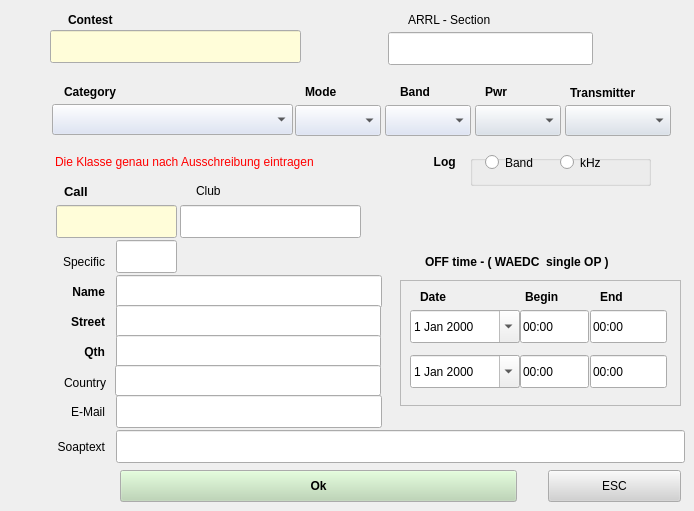
   <widget class="QWidget" name="page_2">
    <widget class="QLabel" name="label_6">
     <property name="geometry">
      <rect>
       <x>68</x>
       <y>8</y>
       <width>77</width>
       <height>23</height>
      </rect>
     </property>
     <property name="font">
      <font>
       <weight>75</weight>
       <bold>true</bold>
      </font>
     </property>
     <property name="text">
      <string>Contest</string>
     </property>
    </widget>
    <widget class="QLabel" name="label_7">
     <property name="geometry">
      <rect>
       <x>408</x>
       <y>8</y>
       <width>169</width>
       <height>23</height>
      </rect>
     </property>
     <property name="text">
      <string>ARRL - Section</string>
     </property>
    </widget>
    <widget class="QLineEdit" name="wContestName">
     <property name="geometry">
      <rect>
       <x>50</x>
       <y>30</y>
       <width>251</width>
       <height>33</height>
      </rect>
     </property>
     <property name="palette">
      <palette>
       <active>
        <colorrole role="Base">
         <brush brushstyle="SolidPattern">
          <color alpha="255">
           <red>255</red>
           <green>253</green>
           <blue>217</blue>
          </color>
         </brush>
        </colorrole>
       </active>
       <inactive>
        <colorrole role="Base">
         <brush brushstyle="SolidPattern">
          <color alpha="255">
           <red>255</red>
           <green>253</green>
           <blue>217</blue>
          </color>
         </brush>
        </colorrole>
       </inactive>
       <disabled>
        <colorrole role="Base">
         <brush brushstyle="SolidPattern">
          <color alpha="255">
           <red>244</red>
           <green>244</green>
           <blue>244</blue>
          </color>
         </brush>
        </colorrole>
       </disabled>
      </palette>
     </property>
     <property name="focusPolicy">
      <enum>Qt::NoFocus</enum>
     </property>
    </widget>
    <widget class="QLineEdit" name="wArrlSec">
     <property name="geometry">
      <rect>
       <x>388</x>
       <y>32</y>
       <width>205</width>
       <height>33</height>
      </rect>
     </property>
     <property name="text">
      <string/>
     </property>
    </widget>
    <widget class="QComboBox" name="BoxCategory">
     <property name="geometry">
      <rect>
       <x>52</x>
       <y>104</y>
       <width>241</width>
       <height>31</height>
      </rect>
     </property>
     <property name="palette">
      <palette>
       <active>
        <colorrole role="Button">
         <brush brushstyle="SolidPattern">
          <color alpha="255">
           <red>216</red>
           <green>224</green>
           <blue>244</blue>
          </color>
         </brush>
        </colorrole>
       </active>
       <inactive>
        <colorrole role="Button">
         <brush brushstyle="SolidPattern">
          <color alpha="255">
           <red>216</red>
           <green>224</green>
           <blue>244</blue>
          </color>
         </brush>
        </colorrole>
       </inactive>
       <disabled>
        <colorrole role="Button">
         <brush brushstyle="SolidPattern">
          <color alpha="255">
           <red>216</red>
           <green>224</green>
           <blue>244</blue>
          </color>
         </brush>
        </colorrole>
       </disabled>
      </palette>
     </property>
     <property name="font">
      <font>
       <weight>50</weight>
       <bold>false</bold>
      </font>
     </property>
     <property name="focusPolicy">
      <enum>Qt::NoFocus</enum>
     </property>
    </widget>
    <widget class="QLabel" name="label_8">
     <property name="geometry">
      <rect>
       <x>64</x>
       <y>80</y>
       <width>97</width>
       <height>23</height>
      </rect>
     </property>
     <property name="font">
      <font>
       <weight>75</weight>
       <bold>true</bold>
      </font>
     </property>
     <property name="text">
      <string>Category</string>
     </property>
    </widget>
    <widget class="QLabel" name="label_9">
     <property name="geometry">
      <rect>
       <x>400</x>
       <y>80</y>
       <width>61</width>
       <height>23</height>
      </rect>
     </property>
     <property name="font">
      <font>
       <weight>75</weight>
       <bold>true</bold>
      </font>
     </property>
     <property name="text">
      <string>Band</string>
     </property>
    </widget>
    <widget class="QLabel" name="label_10">
     <property name="geometry">
      <rect>
       <x>485</x>
       <y>80</y>
       <width>53</width>
       <height>23</height>
      </rect>
     </property>
     <property name="font">
      <font>
       <weight>75</weight>
       <bold>true</bold>
      </font>
     </property>
     <property name="text">
      <string>Pwr</string>
     </property>
    </widget>
    <widget class="QComboBox" name="BoxBand">
     <property name="geometry">
      <rect>
       <x>385</x>
       <y>105</y>
       <width>86</width>
       <height>31</height>
      </rect>
     </property>
     <property name="palette">
      <palette>
       <active>
        <colorrole role="Button">
         <brush brushstyle="SolidPattern">
          <color alpha="255">
           <red>216</red>
           <green>224</green>
           <blue>244</blue>
          </color>
         </brush>
        </colorrole>
       </active>
       <inactive>
        <colorrole role="Button">
         <brush brushstyle="SolidPattern">
          <color alpha="255">
           <red>216</red>
           <green>224</green>
           <blue>244</blue>
          </color>
         </brush>
        </colorrole>
       </inactive>
       <disabled>
        <colorrole role="Button">
         <brush brushstyle="SolidPattern">
          <color alpha="255">
           <red>216</red>
           <green>224</green>
           <blue>244</blue>
          </color>
         </brush>
        </colorrole>
       </disabled>
      </palette>
     </property>
     <property name="font">
      <font>
       <weight>50</weight>
       <bold>false</bold>
      </font>
     </property>
     <property name="focusPolicy">
      <enum>Qt::NoFocus</enum>
     </property>
    </widget>
    <widget class="QComboBox" name="BoxPwr">
     <property name="geometry">
      <rect>
       <x>475</x>
       <y>105</y>
       <width>86</width>
       <height>31</height>
      </rect>
     </property>
     <property name="palette">
      <palette>
       <active>
        <colorrole role="Button">
         <brush brushstyle="SolidPattern">
          <color alpha="255">
           <red>216</red>
           <green>224</green>
           <blue>234</blue>
          </color>
         </brush>
        </colorrole>
       </active>
       <inactive>
        <colorrole role="Button">
         <brush brushstyle="SolidPattern">
          <color alpha="255">
           <red>216</red>
           <green>224</green>
           <blue>234</blue>
          </color>
         </brush>
        </colorrole>
       </inactive>
       <disabled>
        <colorrole role="Button">
         <brush brushstyle="SolidPattern">
          <color alpha="255">
           <red>216</red>
           <green>224</green>
           <blue>234</blue>
          </color>
         </brush>
        </colorrole>
       </disabled>
      </palette>
     </property>
     <property name="font">
      <font>
       <weight>50</weight>
       <bold>false</bold>
      </font>
     </property>
     <property name="focusPolicy">
      <enum>Qt::NoFocus</enum>
     </property>
    </widget>
    <widget class="QLabel" name="label_11">
     <property name="geometry">
      <rect>
       <x>305</x>
       <y>80</y>
       <width>77</width>
       <height>23</height>
      </rect>
     </property>
     <property name="font">
      <font>
       <weight>75</weight>
       <bold>true</bold>
      </font>
     </property>
     <property name="text">
      <string>Mode</string>
     </property>
    </widget>
    <widget class="QLabel" name="label_12">
     <property name="geometry">
      <rect>
       <x>55</x>
       <y>150</y>
       <width>326</width>
       <height>23</height>
      </rect>
     </property>
     <property name="palette">
      <palette>
       <active>
        <colorrole role="WindowText">
         <brush brushstyle="SolidPattern">
          <color alpha="255">
           <red>255</red>
           <green>0</green>
           <blue>0</blue>
          </color>
         </brush>
        </colorrole>
       </active>
       <inactive>
        <colorrole role="WindowText">
         <brush brushstyle="SolidPattern">
          <color alpha="255">
           <red>255</red>
           <green>0</green>
           <blue>0</blue>
          </color>
         </brush>
        </colorrole>
       </inactive>
       <disabled>
        <colorrole role="WindowText">
         <brush brushstyle="SolidPattern">
          <color alpha="255">
           <red>126</red>
           <green>125</green>
           <blue>124</blue>
          </color>
         </brush>
        </colorrole>
       </disabled>
      </palette>
     </property>
     <property name="text">
      <string>Die Klasse genau nach Ausschreibung eintragen</string>
     </property>
    </widget>
    <widget class="QLabel" name="label_13">
     <property name="geometry">
      <rect>
       <x>64</x>
       <y>180</y>
       <width>61</width>
       <height>23</height>
      </rect>
     </property>
     <property name="font">
      <font>
       <pointsize>10</pointsize>
       <weight>75</weight>
       <bold>true</bold>
      </font>
     </property>
     <property name="text">
      <string>Call</string>
     </property>
    </widget>
    <widget class="QLabel" name="label_14">
     <property name="geometry">
      <rect>
       <x>196</x>
       <y>180</y>
       <width>46</width>
       <height>21</height>
      </rect>
     </property>
     <property name="text">
      <string>Club</string>
     </property>
    </widget>
    <widget class="QLineEdit" name="wCall">
     <property name="geometry">
      <rect>
       <x>56</x>
       <y>205</y>
       <width>121</width>
       <height>33</height>
      </rect>
     </property>
     <property name="palette">
      <palette>
       <active>
        <colorrole role="Base">
         <brush brushstyle="SolidPattern">
          <color alpha="255">
           <red>255</red>
           <green>253</green>
           <blue>217</blue>
          </color>
         </brush>
        </colorrole>
       </active>
       <inactive>
        <colorrole role="Base">
         <brush brushstyle="SolidPattern">
          <color alpha="255">
           <red>255</red>
           <green>253</green>
           <blue>217</blue>
          </color>
         </brush>
        </colorrole>
       </inactive>
       <disabled>
        <colorrole role="Base">
         <brush brushstyle="SolidPattern">
          <color alpha="255">
           <red>244</red>
           <green>244</green>
           <blue>244</blue>
          </color>
         </brush>
        </colorrole>
       </disabled>
      </palette>
     </property>
     <property name="font">
      <font>
       <pointsize>10</pointsize>
      </font>
     </property>
     <property name="focusPolicy">
      <enum>Qt::NoFocus</enum>
     </property>
    </widget>
    <widget class="QLineEdit" name="wClub">
     <property name="geometry">
      <rect>
       <x>180</x>
       <y>205</y>
       <width>181</width>
       <height>33</height>
      </rect>
     </property>
     <property name="font">
      <font>
       <weight>50</weight>
       <bold>false</bold>
      </font>
     </property>
    </widget>
    <widget class="QLabel" name="label_15">
     <property name="geometry">
      <rect>
       <x>28</x>
       <y>250</y>
       <width>77</width>
       <height>23</height>
      </rect>
     </property>
     <property name="font">
      <font>
       <weight>50</weight>
       <bold>false</bold>
      </font>
     </property>
     <property name="text">
      <string>Specific</string>
     </property>
     <property name="alignment">
      <set>Qt::AlignRight|Qt::AlignTrailing|Qt::AlignVCenter</set>
     </property>
    </widget>
    <widget class="QLineEdit" name="wSpecific">
     <property name="geometry">
      <rect>
       <x>116</x>
       <y>240</y>
       <width>61</width>
       <height>33</height>
      </rect>
     </property>
    </widget>
    <widget class="QLabel" name="label_16">
     <property name="geometry">
      <rect>
       <x>28</x>
       <y>280</y>
       <width>77</width>
       <height>23</height>
      </rect>
     </property>
     <property name="font">
      <font>
       <weight>75</weight>
       <bold>true</bold>
      </font>
     </property>
     <property name="text">
      <string>Name</string>
     </property>
     <property name="alignment">
      <set>Qt::AlignRight|Qt::AlignTrailing|Qt::AlignVCenter</set>
     </property>
    </widget>
    <widget class="QLabel" name="label_17">
     <property name="geometry">
      <rect>
       <x>28</x>
       <y>310</y>
       <width>77</width>
       <height>23</height>
      </rect>
     </property>
     <property name="font">
      <font>
       <weight>75</weight>
       <bold>true</bold>
      </font>
     </property>
     <property name="text">
      <string>Street</string>
     </property>
     <property name="alignment">
      <set>Qt::AlignRight|Qt::AlignTrailing|Qt::AlignVCenter</set>
     </property>
    </widget>
    <widget class="QLabel" name="label_18">
     <property name="geometry">
      <rect>
       <x>28</x>
       <y>340</y>
       <width>77</width>
       <height>23</height>
      </rect>
     </property>
     <property name="font">
      <font>
       <weight>75</weight>
       <bold>true</bold>
      </font>
     </property>
     <property name="text">
      <string>Qth</string>
     </property>
     <property name="alignment">
      <set>Qt::AlignRight|Qt::AlignTrailing|Qt::AlignVCenter</set>
     </property>
    </widget>
    <widget class="QLineEdit" name="wName">
     <property name="geometry">
      <rect>
       <x>116</x>
       <y>275</y>
       <width>266</width>
       <height>33</height>
      </rect>
     </property>
     <property name="font">
      <font>
       <weight>50</weight>
       <bold>false</bold>
      </font>
     </property>
    </widget>
    <widget class="QLineEdit" name="wStreet">
     <property name="geometry">
      <rect>
       <x>116</x>
       <y>305</y>
       <width>265</width>
       <height>33</height>
      </rect>
     </property>
     <property name="font">
      <font>
       <weight>50</weight>
       <bold>false</bold>
      </font>
     </property>
    </widget>
    <widget class="QLineEdit" name="wQth">
     <property name="geometry">
      <rect>
       <x>116</x>
       <y>335</y>
       <width>265</width>
       <height>33</height>
      </rect>
     </property>
     <property name="font">
      <font>
       <weight>50</weight>
       <bold>false</bold>
      </font>
     </property>
    </widget>
    <widget class="QLabel" name="label_19">
     <property name="geometry">
      <rect>
       <x>28</x>
       <y>400</y>
       <width>77</width>
       <height>23</height>
      </rect>
     </property>
     <property name="text">
      <string>E-Mail</string>
     </property>
     <property name="alignment">
      <set>Qt::AlignRight|Qt::AlignTrailing|Qt::AlignVCenter</set>
     </property>
    </widget>
    <widget class="QLabel" name="label_20">
     <property name="geometry">
      <rect>
       <x>16</x>
       <y>435</y>
       <width>89</width>
       <height>23</height>
      </rect>
     </property>
     <property name="text">
      <string>Soaptext</string>
     </property>
     <property name="alignment">
      <set>Qt::AlignRight|Qt::AlignTrailing|Qt::AlignVCenter</set>
     </property>
    </widget>
    <widget class="QLineEdit" name="wMail">
     <property name="geometry">
      <rect>
       <x>116</x>
       <y>395</y>
       <width>266</width>
       <height>33</height>
      </rect>
     </property>
     <property name="font">
      <font>
       <weight>50</weight>
       <bold>false</bold>
      </font>
     </property>
    </widget>
    <widget class="QLineEdit" name="wSoap">
     <property name="geometry">
      <rect>
       <x>116</x>
       <y>430</y>
       <width>569</width>
       <height>33</height>
      </rect>
     </property>
     <property name="font">
      <font>
       <weight>50</weight>
       <bold>false</bold>
      </font>
     </property>
    </widget>
    <widget class="QPushButton" name="ButtonExport">
     <property name="geometry">
      <rect>
       <x>120</x>
       <y>470</y>
       <width>397</width>
       <height>32</height>
      </rect>
     </property>
     <property name="palette">
      <palette>
       <active>
        <colorrole role="Button">
         <brush brushstyle="SolidPattern">
          <color alpha="255">
           <red>184</red>
           <green>213</green>
           <blue>176</blue>
          </color>
         </brush>
        </colorrole>
       </active>
       <inactive>
        <colorrole role="Button">
         <brush brushstyle="SolidPattern">
          <color alpha="255">
           <red>184</red>
           <green>213</green>
           <blue>176</blue>
          </color>
         </brush>
        </colorrole>
       </inactive>
       <disabled>
        <colorrole role="Button">
         <brush brushstyle="SolidPattern">
          <color alpha="255">
           <red>184</red>
           <green>213</green>
           <blue>176</blue>
          </color>
         </brush>
        </colorrole>
       </disabled>
      </palette>
     </property>
     <property name="font">
      <font>
       <weight>75</weight>
       <bold>true</bold>
      </font>
     </property>
     <property name="focusPolicy">
      <enum>Qt::NoFocus</enum>
     </property>
     <property name="text">
      <string>Ok</string>
     </property>
    </widget>
    <widget class="QPushButton" name="ButtonExit">
     <property name="geometry">
      <rect>
       <x>548</x>
       <y>470</y>
       <width>133</width>
       <height>32</height>
      </rect>
     </property>
     <property name="palette">
      <palette>
       <active>
        <colorrole role="Button">
         <brush brushstyle="SolidPattern">
          <color alpha="255">
           <red>209</red>
           <green>208</green>
           <blue>208</blue>
          </color>
         </brush>
        </colorrole>
       </active>
       <inactive>
        <colorrole role="Button">
         <brush brushstyle="SolidPattern">
          <color alpha="255">
           <red>209</red>
           <green>208</green>
           <blue>208</blue>
          </color>
         </brush>
        </colorrole>
       </inactive>
       <disabled>
        <colorrole role="Button">
         <brush brushstyle="SolidPattern">
          <color alpha="255">
           <red>209</red>
           <green>208</green>
           <blue>208</blue>
          </color>
         </brush>
        </colorrole>
       </disabled>
      </palette>
     </property>
     <property name="focusPolicy">
      <enum>Qt::NoFocus</enum>
     </property>
     <property name="text">
      <string>ESC</string>
     </property>
    </widget>
    <widget class="QLabel" name="label_21">
     <property name="geometry">
      <rect>
       <x>425</x>
       <y>250</y>
       <width>206</width>
       <height>23</height>
      </rect>
     </property>
     <property name="font">
      <font>
       <pointsize>9</pointsize>
       <weight>75</weight>
       <bold>true</bold>
      </font>
     </property>
     <property name="text">
      <string>OFF time - ( WAEDC  single OP )</string>
     </property>
    </widget>
    <widget class="QGroupBox" name="groupBox_2">
     <property name="geometry">
      <rect>
       <x>470</x>
       <y>155</y>
       <width>181</width>
       <height>31</height>
      </rect>
     </property>
     <property name="title">
      <string/>
     </property>
     <property name="flat">
      <bool>true</bool>
     </property>
     <widget class="QRadioButton" name="radioButton_4">
      <property name="geometry">
       <rect>
        <x>15</x>
        <y>-5</y>
        <width>71</width>
        <height>25</height>
       </rect>
      </property>
      <property name="text">
       <string>Band</string>
      </property>
     </widget>
     <widget class="QRadioButton" name="radioButton_5">
      <property name="geometry">
       <rect>
        <x>90</x>
        <y>-5</y>
        <width>69</width>
        <height>25</height>
       </rect>
      </property>
      <property name="text">
       <string>kHz</string>
      </property>
     </widget>
    </widget>
    <widget class="QLabel" name="label_25">
     <property name="geometry">
      <rect>
       <x>410</x>
       <y>150</y>
       <width>49</width>
       <height>23</height>
      </rect>
     </property>
     <property name="font">
      <font>
       <weight>75</weight>
       <bold>true</bold>
      </font>
     </property>
     <property name="text">
      <string>Log </string>
     </property>
     <property name="alignment">
      <set>Qt::AlignRight|Qt::AlignTrailing|Qt::AlignVCenter</set>
     </property>
    </widget>
    <widget class="QComboBox" name="BoxMode">
     <property name="geometry">
      <rect>
       <x>295</x>
       <y>105</y>
       <width>86</width>
       <height>31</height>
      </rect>
     </property>
     <property name="palette">
      <palette>
       <active>
        <colorrole role="Button">
         <brush brushstyle="SolidPattern">
          <color alpha="255">
           <red>216</red>
           <green>224</green>
           <blue>244</blue>
          </color>
         </brush>
        </colorrole>
       </active>
       <inactive>
        <colorrole role="Button">
         <brush brushstyle="SolidPattern">
          <color alpha="255">
           <red>216</red>
           <green>224</green>
           <blue>244</blue>
          </color>
         </brush>
        </colorrole>
       </inactive>
       <disabled>
        <colorrole role="Button">
         <brush brushstyle="SolidPattern">
          <color alpha="255">
           <red>216</red>
           <green>224</green>
           <blue>244</blue>
          </color>
         </brush>
        </colorrole>
       </disabled>
      </palette>
     </property>
     <property name="font">
      <font>
       <weight>50</weight>
       <bold>false</bold>
      </font>
     </property>
     <property name="focusPolicy">
      <enum>Qt::NoFocus</enum>
     </property>
    </widget>
    <widget class="QComboBox" name="BoxTransmitter">
     <property name="geometry">
      <rect>
       <x>565</x>
       <y>105</y>
       <width>106</width>
       <height>31</height>
      </rect>
     </property>
     <property name="palette">
      <palette>
       <active>
        <colorrole role="Button">
         <brush brushstyle="SolidPattern">
          <color alpha="255">
           <red>216</red>
           <green>224</green>
           <blue>234</blue>
          </color>
         </brush>
        </colorrole>
       </active>
       <inactive>
        <colorrole role="Button">
         <brush brushstyle="SolidPattern">
          <color alpha="255">
           <red>216</red>
           <green>224</green>
           <blue>234</blue>
          </color>
         </brush>
        </colorrole>
       </inactive>
       <disabled>
        <colorrole role="Button">
         <brush brushstyle="SolidPattern">
          <color alpha="255">
           <red>216</red>
           <green>224</green>
           <blue>234</blue>
          </color>
         </brush>
        </colorrole>
       </disabled>
      </palette>
     </property>
     <property name="font">
      <font>
       <weight>50</weight>
       <bold>false</bold>
      </font>
     </property>
    </widget>
    <widget class="QLabel" name="label_28">
     <property name="geometry">
      <rect>
       <x>570</x>
       <y>85</y>
       <width>86</width>
       <height>15</height>
      </rect>
     </property>
     <property name="font">
      <font>
       <weight>75</weight>
       <bold>true</bold>
      </font>
     </property>
     <property name="text">
      <string>Transmitter</string>
     </property>
    </widget>
    <widget class="QLabel" name="label_29">
     <property name="geometry">
      <rect>
       <x>45</x>
       <y>375</y>
       <width>61</width>
       <height>15</height>
      </rect>
     </property>
     <property name="text">
      <string>Country</string>
     </property>
     <property name="alignment">
      <set>Qt::AlignRight|Qt::AlignTrailing|Qt::AlignVCenter</set>
     </property>
    </widget>
    <widget class="QLineEdit" name="wCountry">
     <property name="geometry">
      <rect>
       <x>115</x>
       <y>365</y>
       <width>266</width>
       <height>31</height>
      </rect>
     </property>
     <property name="font">
      <font>
       <weight>50</weight>
       <bold>false</bold>
      </font>
     </property>
    </widget>
    <widget class="QFrame" name="frame">
     <property name="geometry">
      <rect>
       <x>400</x>
       <y>280</y>
       <width>281</width>
       <height>126</height>
      </rect>
     </property>
     <property name="frameShape">
      <enum>QFrame::StyledPanel</enum>
     </property>
     <property name="frameShadow">
      <enum>QFrame::Raised</enum>
     </property>
     <widget class="QDateEdit" name="dateEdit1">
      <property name="geometry">
       <rect>
        <x>10</x>
        <y>30</y>
        <width>110</width>
        <height>33</height>
       </rect>
      </property>
      <property name="font">
       <font>
        <weight>50</weight>
        <bold>false</bold>
       </font>
      </property>
      <property name="calendarPopup">
       <bool>true</bool>
      </property>
     </widget>
     <widget class="QLabel" name="label_22">
      <property name="geometry">
       <rect>
        <x>20</x>
        <y>5</y>
        <width>53</width>
        <height>23</height>
       </rect>
      </property>
      <property name="font">
       <font>
        <weight>75</weight>
        <bold>true</bold>
       </font>
      </property>
      <property name="text">
       <string>Date</string>
      </property>
     </widget>
     <widget class="QLineEdit" name="wBegin1">
      <property name="geometry">
       <rect>
        <x>120</x>
        <y>30</y>
        <width>69</width>
        <height>33</height>
       </rect>
      </property>
      <property name="font">
       <font>
        <weight>50</weight>
        <bold>false</bold>
       </font>
      </property>
      <property name="text">
       <string>00:00</string>
      </property>
     </widget>
     <widget class="QLabel" name="label_23">
      <property name="geometry">
       <rect>
        <x>125</x>
        <y>5</y>
        <width>57</width>
        <height>23</height>
       </rect>
      </property>
      <property name="font">
       <font>
        <weight>75</weight>
        <bold>true</bold>
       </font>
      </property>
      <property name="text">
       <string>Begin</string>
      </property>
     </widget>
     <widget class="QLineEdit" name="wEnd1">
      <property name="geometry">
       <rect>
        <x>190</x>
        <y>30</y>
        <width>77</width>
        <height>33</height>
       </rect>
      </property>
      <property name="font">
       <font>
        <weight>50</weight>
        <bold>false</bold>
       </font>
      </property>
      <property name="text">
       <string>00:00</string>
      </property>
     </widget>
     <widget class="QLabel" name="label_24">
      <property name="geometry">
       <rect>
        <x>200</x>
        <y>5</y>
        <width>53</width>
        <height>23</height>
       </rect>
      </property>
      <property name="font">
       <font>
        <weight>75</weight>
        <bold>true</bold>
       </font>
      </property>
      <property name="text">
       <string>End</string>
      </property>
     </widget>
     <widget class="QDateEdit" name="dateEdit2">
      <property name="geometry">
       <rect>
        <x>10</x>
        <y>75</y>
        <width>110</width>
        <height>33</height>
       </rect>
      </property>
      <property name="font">
       <font>
        <weight>50</weight>
        <bold>false</bold>
       </font>
      </property>
      <property name="calendarPopup">
       <bool>true</bool>
      </property>
      <property name="timeSpec">
       <enum>Qt::UTC</enum>
      </property>
     </widget>
     <widget class="QLineEdit" name="wBegin2">
      <property name="geometry">
       <rect>
        <x>120</x>
        <y>75</y>
        <width>69</width>
        <height>33</height>
       </rect>
      </property>
      <property name="font">
       <font>
        <weight>50</weight>
        <bold>false</bold>
       </font>
      </property>
      <property name="text">
       <string>00:00</string>
      </property>
     </widget>
     <widget class="QLineEdit" name="wEnd2">
      <property name="geometry">
       <rect>
        <x>190</x>
        <y>75</y>
        <width>77</width>
        <height>33</height>
       </rect>
      </property>
      <property name="font">
       <font>
        <weight>50</weight>
        <bold>false</bold>
       </font>
      </property>
      <property name="text">
       <string>00:00</string>
      </property>
     </widget>
    </widget>
   </widget>
